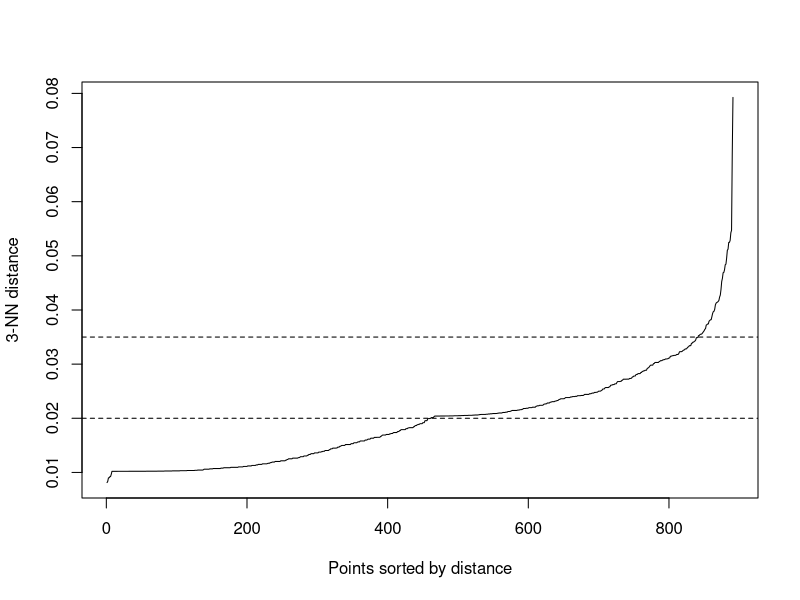
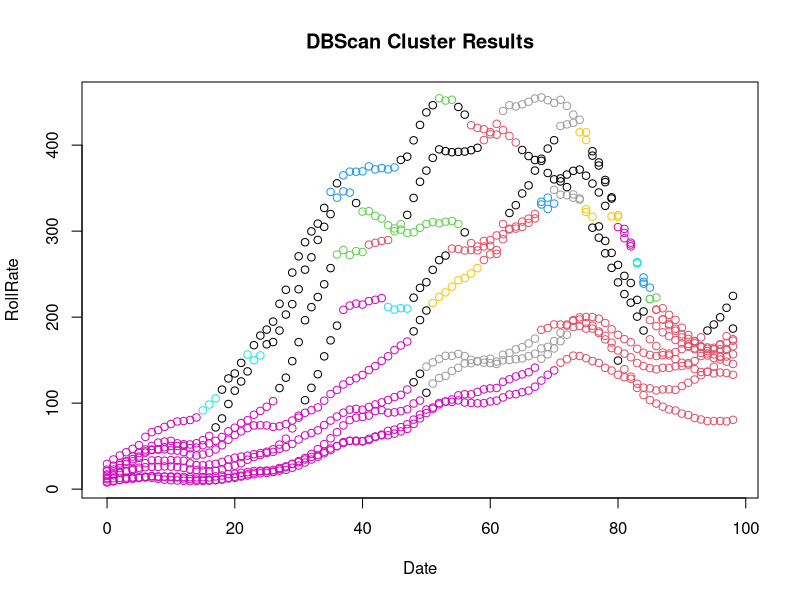
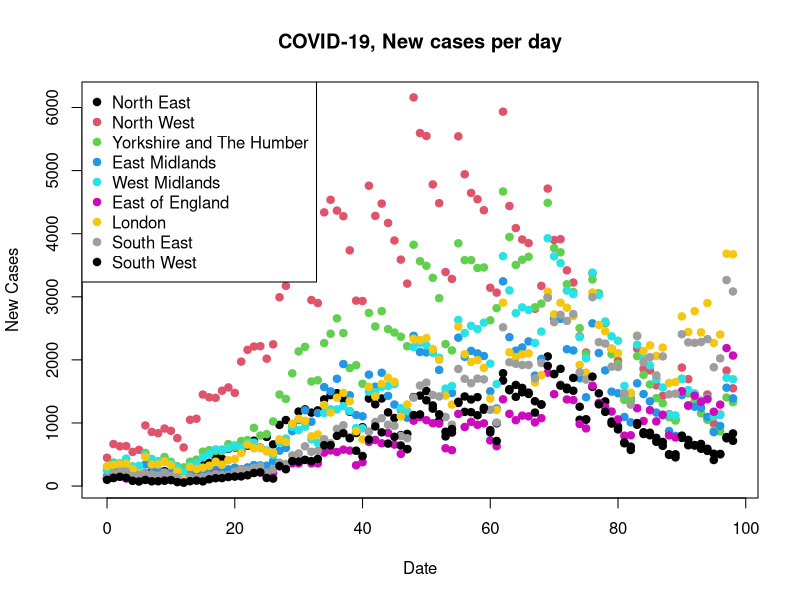
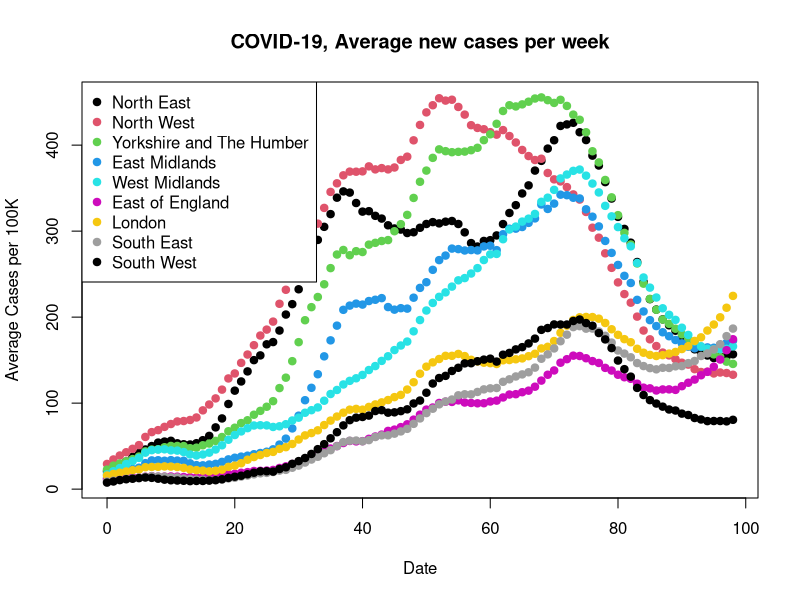
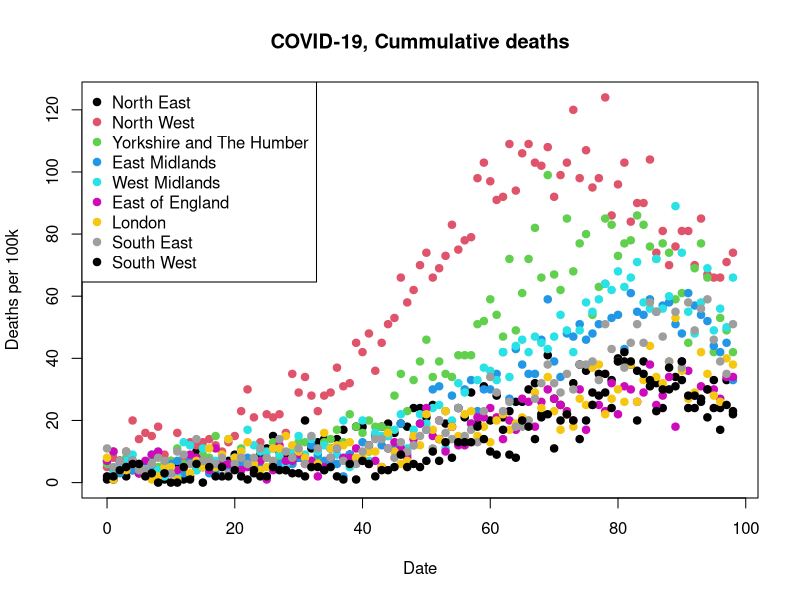

Recreate these plots in R, in order.
library("fpc")
library("dbscan")
setwd("../Desktop/masters/data_mining/coursework")

dataset = read.csv("regional_covid_data.csv")

# Removing unnecessary columns and renaming
dataset = subset(dataset, select = -c(areaType, areaCode))
names(dataset)[names(dataset) == "cumCasesBySpecimenDate"] = "cumCases"
names(dataset)[names(dataset) == "newCasesBySpecimenDate"] = "newCases"
names(dataset)[names(dataset) == "cumDeathsByDeathDate"] = "cumDeaths"
names(dataset)[names(dataset) == "newDeathsByDeathDate"] = "newDeaths"
names(dataset)[names(dataset) == "newCasesBySpecimenDateRollingRate"] = "newCasesAvg" 
# Rolling rate is a calculated weekly average

# Remove null values
dataset = dataset[rowSums(is.na(dataset)) == 0,]
# Label encode regions as integers
regions = unique(dataset$areaName)
dataset$areaName = as.numeric(factor(dataset$areaName, levels=regions))


# Convert dates to valid date format and select date range
dataset$date = as.Date(dataset$date, "%d/%m/%Y")
# Time-span cut-off
dataset = dataset[dataset$date >= as.Date("2020-04-01"),] # Beginning of dataset
dataset = dataset[dataset$date >= as.Date("2020-09-01"),] # 2nd Lockdown released


#Standardisation
dataset$date = as.numeric(dataset$date - min(dataset$date, na.rm = TRUE))
dataset$stdDate = dataset$date - min(dataset$date, na.rm = TRUE)
dataset$stdDate = dataset$date / max(dataset$date, na.rm = TRUE)
dataset$stdRollRate = dataset$newCasesAvg - min(dataset$newCasesAvg, na.rm = TRUE)
dataset$stdRollRate = dataset$newCasesAvg / max(dataset$newCasesAvg, na.rm = TRUE)


# DBScan pre-processing
dataMatrix = cbind(dataset$stdDate, dataset$stdRollRate)
nonStdDataMatrix = cbind(dataset$date, dataset$newCasesAvg)
colnames(dataMatrix) = c("Date", "RollRate")
colnames(nonStdDataMatrix) = c("Date", "RollRate")

# Finding the optimal epoc for minimum points
kNNdistplot(dataMatrix, k=3) # Min points 3 seems best for  Sept+ data
abline(h = 0.035, lty = 2)
abline(h = 0.02, lty = 2)


# DBScan
dbscanOut = dbscan(dataMatrix, eps=0.02, MinPts = 3) # The best one for Sept data

plot(dbscanOut, nonStdDataMatrix, main="DBScan Cluster Results")


# Chart analysis
# New cases per day
plot(dataset$date, dataset$newCases, col=dataset$areaName, xlab="Date", ylab="New Cases", pch=19, 
     main="COVID-19, New cases per day")
legend("topleft", legend=regions, col=c(1:9), pch=19)

# Rolling Rate Chart
plot(dataset$date, dataset$newCasesAvg, col=dataset$areaName, xlab="Date", ylab="Average Cases per 100K", pch=19, 
     main="COVID-19, Average new cases per week")
legend("topleft", legend=regions, col=c(1:9), pch=19)

# Cumulative Deaths Chart
plot(dataset$date, dataset$newDeaths, col=dataset$areaName, xlab="Date", ylab="Deaths per 100k", pch=19, 
     main="COVID-19, Cummulative deaths")
legend("topleft", legend=regions, col=c(1:9), pch=19)
